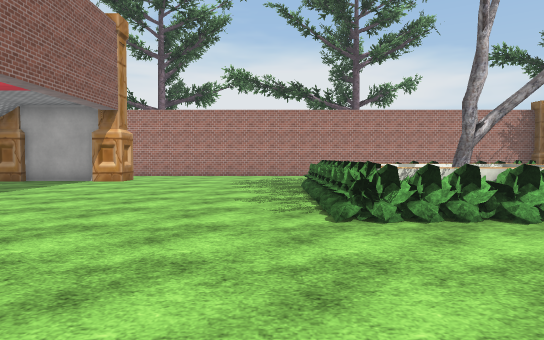
[1] (above)

24 first-person views from a walk through a scene from a Unity 3-D project. The camera is 1.4 m above the floor, tilts 2° down and sees 75° across. The floor is counted in squares, 2 m on a side. Each view is taken from the middle of a square. On the plan, view 1 faces up. The plan holds only what a view shows up to about 11 squares ahead; the rest is blank. The place goes on beyond the plan. The player character is not drawn. Some animated figures are not drawn. Door leaves are left out, so doorways stand open. Some surface patterns are stand-ins.

[2]
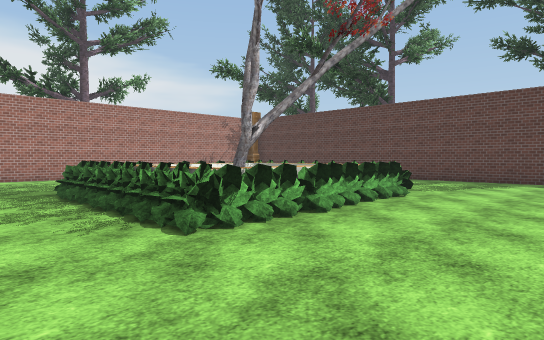

[3]
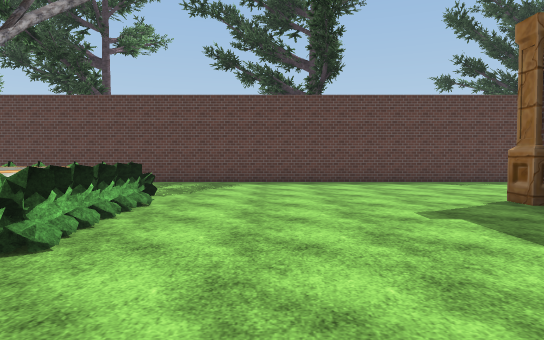

[4]
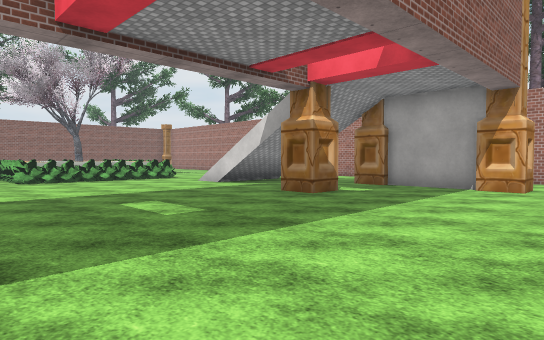

[5]
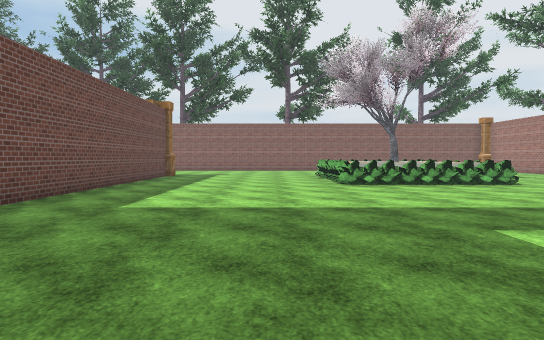

[6]
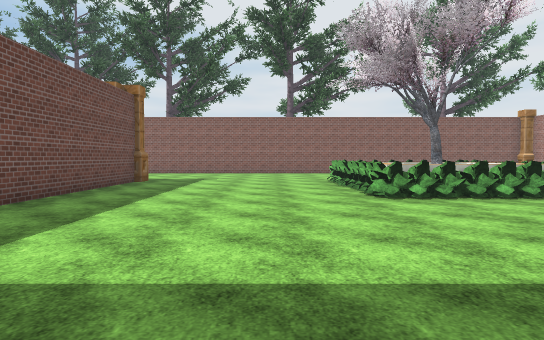

[7]
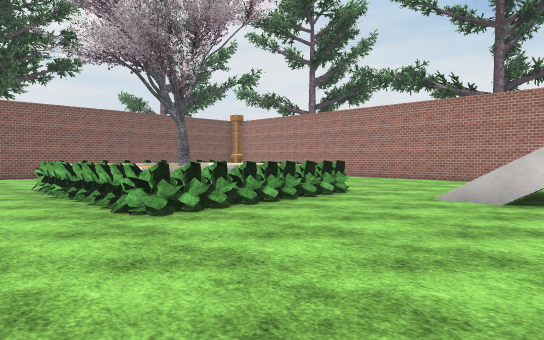

[8]
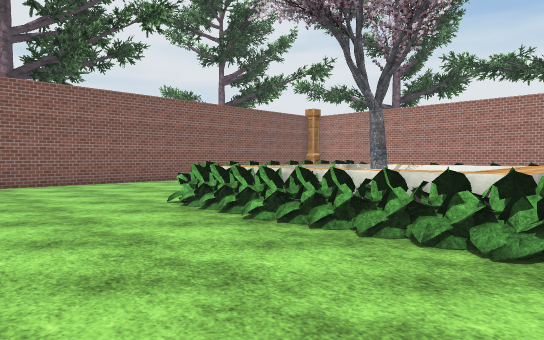

[9]
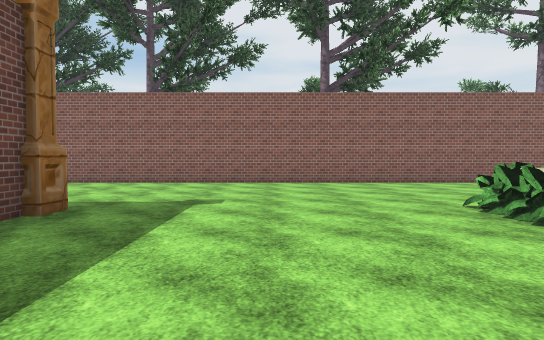

[10]
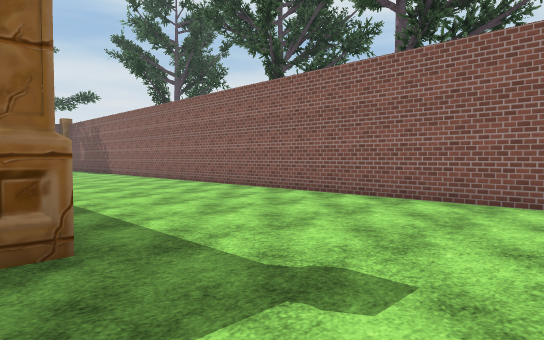

[11]
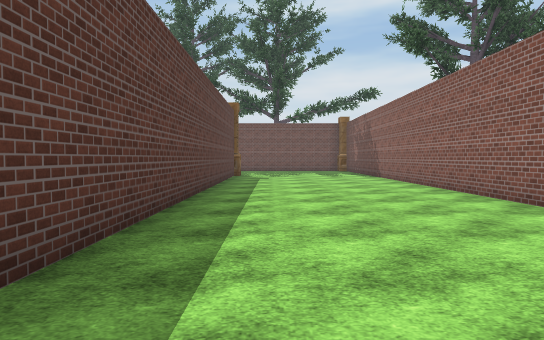

[12]
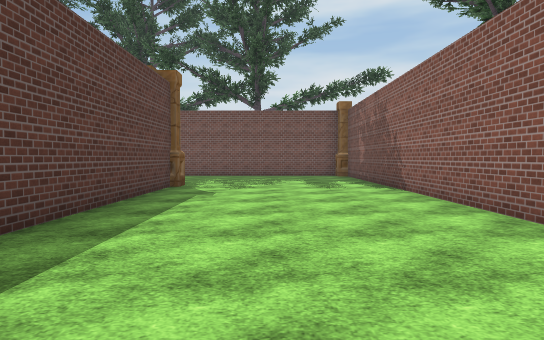

[13]
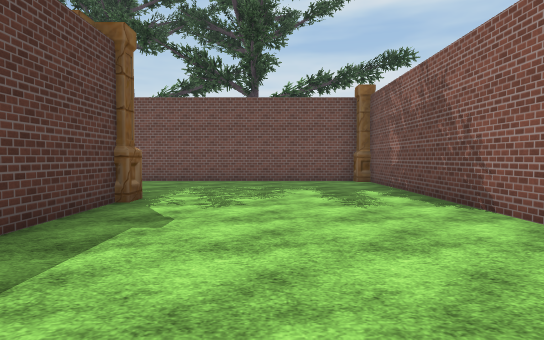

[14]
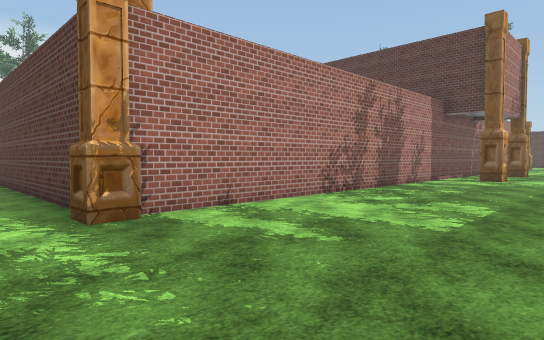

[15]
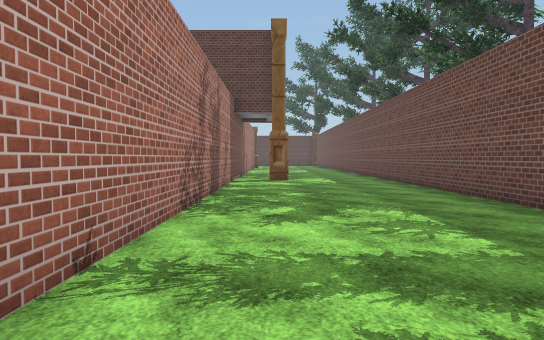

[16]
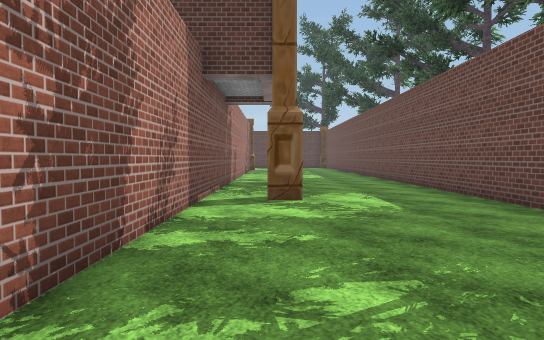

[17]
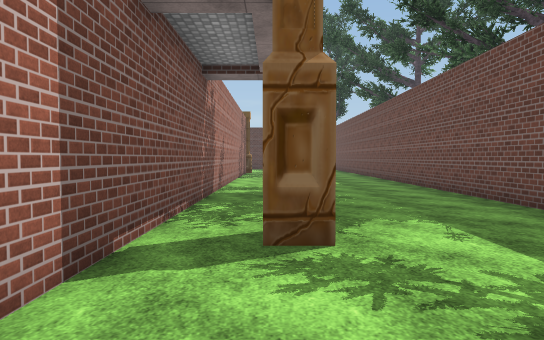

[18]
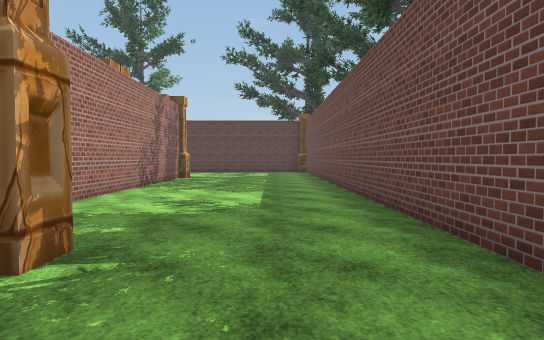

[19]
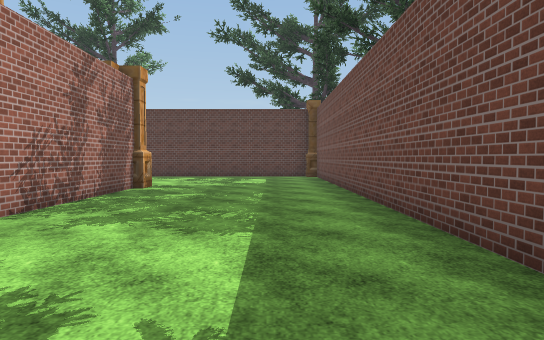

[20]
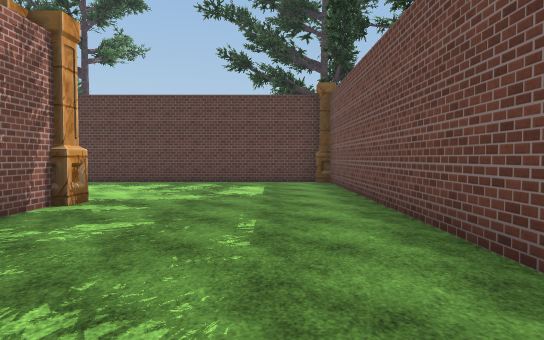

[21]
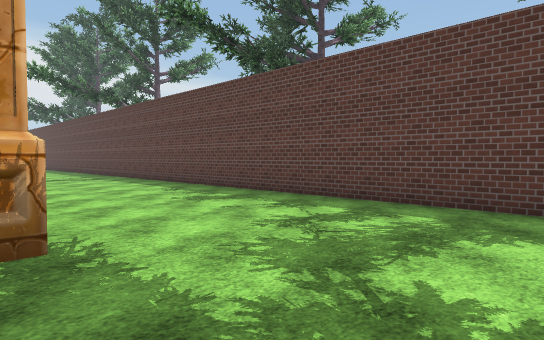

[22]
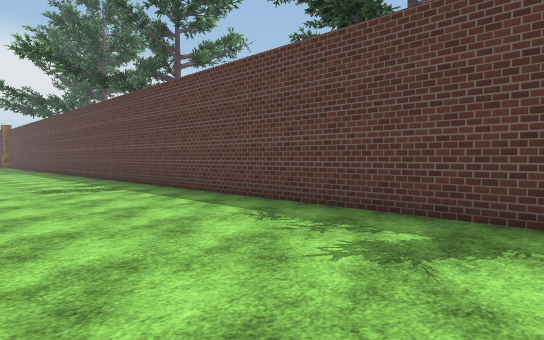

[23]
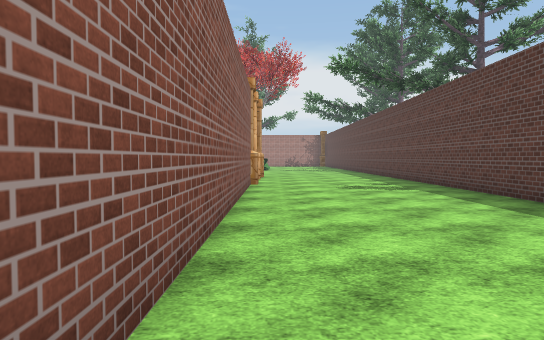

[24]
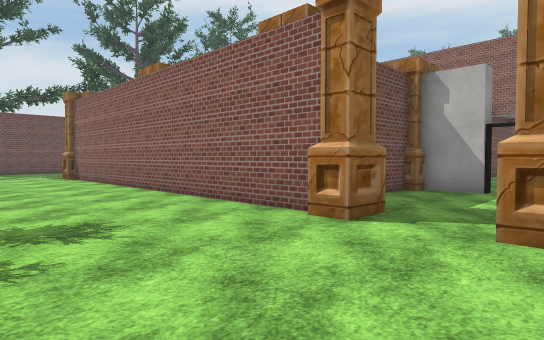

### Floor plan
Points are (right, up) in squares from view 1. A wall is a line through its corners. A room is listed if a view was taken in it or the views show most of it. See-through windows are left out.
Room 1 (views 1, 2, 3, 4, 5, 6, 7, 8, 9, 10, 11, 12, 13, 14, 15, 16, 17, 18, 19, 20, 21, 22, 23, 24)
walls: (1.3, -4.9) (1.3, -5.5); (-7.3, 8.4) (-7.3, 7.5) (-8.2, 7.5); (1.9, -6.3) (2.5, -6.3); (-7.2, 10.3) (-8.2, 10.3); (-5.2, 10.5) (-7.4, 10.5); (-7.5, 10.5) (-8, 10.5); (-4.5, 10.5) (-5, 10.5); (-18.2, -2) (-10.1, -2); (-4.4, 11.3) (-4.4, 10.3) (-5.2, 10.3); (5.4, -7.4) (5.4, -9.5); (-18.6, -5.5) (-18.6, -3.8); (-18.6, -9.6) (-18.6, -7.4); (5.4, -11.4) (5.4, -14.5); (-11.8, 13.4) (-17.2, 13.4); (2.2, 13.4) (0.6, 13.4); (-7.6, -17.5) (-8.2, -17.5) (-8.2, -16.9); (-4.2, -17.5) (-5, -17.5); (4.5, -15.8) (-18.1, -15.8); (-18.6, -15.6) (-18.6, -11.4); (-23.8, 8.6) (-23.8, -19.5); (-14.4, -20.6) (9.9, -20.6); (10.2, -20.4) (10.2, 9.9); (-23.5, -20.6) (-17, -20.6)
low walls: (-14.5, 5.1) (-14.5, 4.5); (-15.1, 7.2) (-16.5, 7.2); (4.7, 6.5) (4.7, 7.2); (-18, 6.2) (-18, 4.9)
ways out: open door at (1, -4.5)
objects: pillar (-24, -20); pillar (-19, -16); pillar (-19, -2); bush (-19, 4); other object (-19, 5); other object (-19, 6); other object (-19, 7); other object (-19, 8); pillar (-18, -15); other object (-18, -3); bush (-18, 4); bush (-17, 4); tree (-17, 6); other object (-17, 8); bush (-16, 4); other object (-16, 8); bush (-15, 4); other object (-15, 8); bush (-14, 4); bush (-14, 5); bush (-14, 6); bush (-14, 7); bush (-14, 8); pillar (1, -6); bush (1, 4); bush (1, 5); bush (1, 6); bush (1, 7); bush (1, 8); bush (2, 4); bush (3, 4); bush (4, 4); other object (4, 8); pillar (5, -16); pillar (5, -15); other object (5, -11); other object (5, -10); pillar (5, -7); pillar (5, -6); pillar (5, -5); pillar (5, -2); bush (5, 4); other object (5, 6); other object (5, 8); other object (6, 5); other object (6, 6); other object (6, 8); pillar (10, -20)

Where each view was taken, in squares from view 1:
view 1: 0 up, 0 right, facing up
view 2: 1 up, 1 left, facing up-right
view 3: 2 up, 0 right, facing right
view 4: 2 up, 3 left, facing up-left
view 5: 2 up, 5 left, facing left
view 6: 2 up, 8 left, facing left
view 7: 2 up, 10 left, facing up-left
view 8: 1 up, 14 left, facing up-left
view 9: 1 up, 14 left, facing left
view 10: 1 up, 18 left, facing down-left
view 11: 2 down, 20 left, facing down
view 12: 7 down, 21 left, facing down
view 13: 10 down, 21 left, facing down
view 14: 20 down, 20 left, facing up-right
view 15: 17 down, 19 left, facing right
view 16: 17 down, 14 left, facing right
view 17: 17 down, 11 left, facing right
view 18: 19 down, 7 left, facing right
view 19: 19 down, 3 left, facing right
view 20: 19 down, 0 right, facing right
view 21: 19 down, 5 right, facing up-right
view 22: 15 down, 6 right, facing up-right
view 23: 15 down, 6 right, facing up
view 24: 3 down, 9 right, facing down-left
